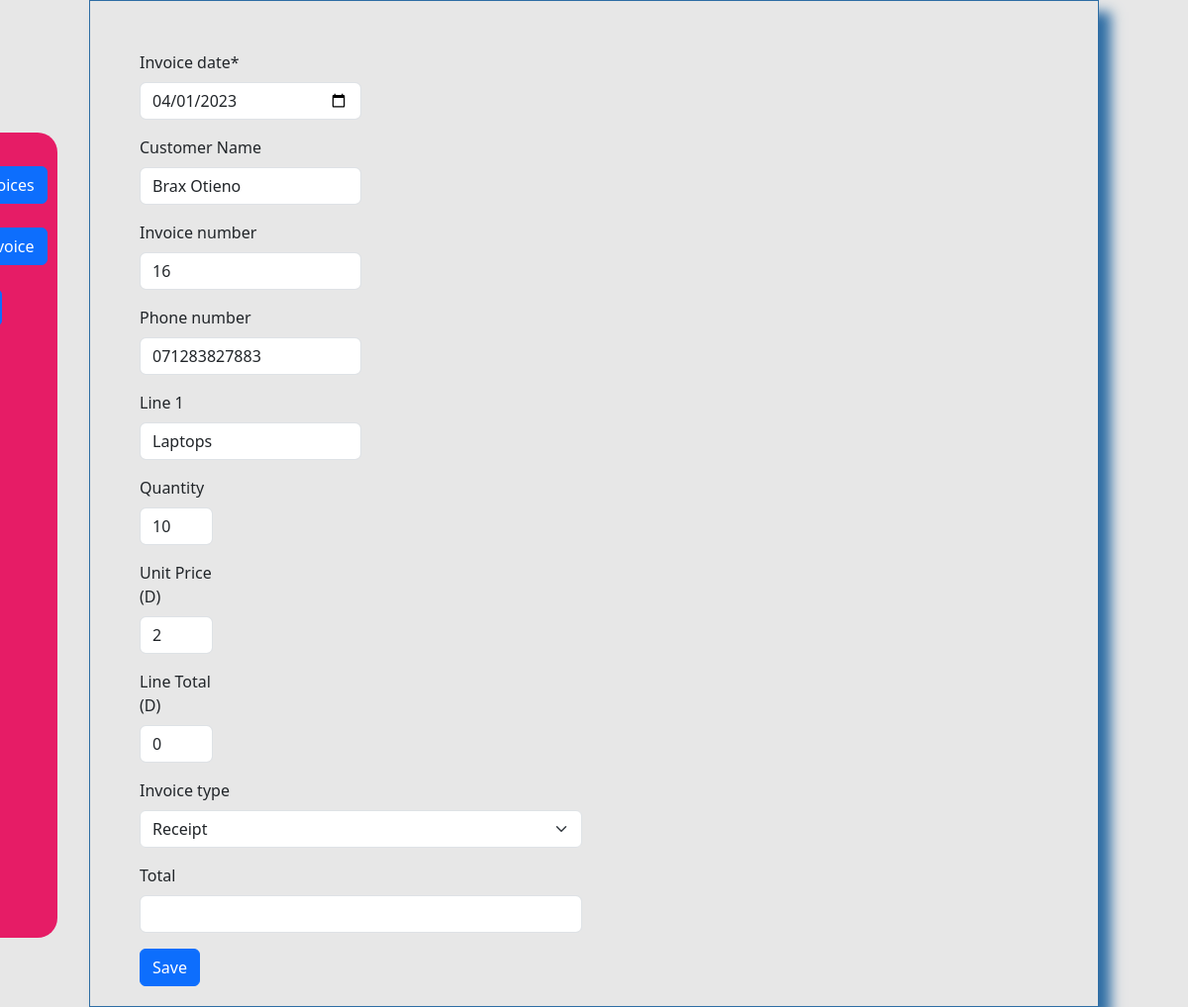
The app's page /update_invoice/2/ with its own data.
### invoicemgmt/models.py (models this page shows, shortened)
class Invoice(models.Model):
    comments = models.TextField(
        max_length=3000, default='', blank=True, null=True)
    invoice_number = models.IntegerField(blank=True, null=True)
    invoice_date = models.DateField(
        auto_now_add=False, auto_now=False, blank=True, null=True)
    name = models.CharField('Customer Name', max_length=120,
                            default='', blank=True, null=True)
    line_one = models.CharField(
        'Line 1', max_length=120, default='', blank=True, null=True)
    line_one_quantity = models.IntegerField(
        'Quantity', default=0, blank=True, null=True)
    line_one_unit_price = models.IntegerField(
        'Unit Price (D)', default=0, blank=True, null=True)
    line_one_total_price = models.IntegerField(
        'Line Total (D)', default=0, blank=True, null=True)
    line_two = models.CharField(
        'Line 2', max_length=120, default='', blank=True, null=True)
    line_two_quantity = models.IntegerField(
        'Quantity', default=0, blank=True, null=True)
    line_two_unit_price = models.IntegerField(
        'Unit Price (D)', default=0, blank=True, null=True)
    line_two_total_price = models.IntegerField(
        'Line Total (D)', default=0, blank=True, null=True)
    line_three = models.CharField(
        'Line 3', max_length=120, default='', blank=True, null=True)
    line_three_quantity = models.IntegerField(
        'Quantity', default=0, blank=True, null=True)
    line_three_unit_price = models.IntegerField(
        'Unit Price (D)', default=0, blank=True, null=True)
    line_three_total_price = models.IntegerField(
        'Line Total (D)', default=0, blank=True, null=True)
    line_four = models.CharField(
        'Line 4', max_length=120, default='', blank=True, null=True)
    line_four_quantity = models.IntegerField(
        'Quantity', default=0, blank=True, null=True)
    line_four_unit_price = models.IntegerField(
        'Unit Price (D)', default=0, blank=True, null=True)
    line_four_total_price = models.IntegerField(
        'Line Total (D)', default=0, blank=True, null=True)
    line_five = models.CharField(
        'Line 5', max_length=120, default='', blank=True, null=True)
    line_five_quantity = models.IntegerField(
        'Quantity', default=0, blank=True, null=True)
    line_five_unit_price = models.IntegerField(
        'Unit Price (D)', default=0, blank=True, null=True)
    line_five_total_price = models.IntegerField(
        'Line Total (D)', default=0, blank=True, null=True)
    phone_number = models.CharField(
        max_length=120, default='', blank=True, null=True)
    total = models.IntegerField(default='0', blank=True, null=True)
    balance = models.IntegerField(default='0', blank=True, null=True)
    timestamp = models.DateTimeField(auto_now_add=True, auto_now=False)
    last_updated = models.DateTimeField(
        auto_now_add=False, auto_now=True, blank=True)
    paid = models.BooleanField(default=False)
    invoice_type_choice = (
        ('Receipt', 'Receipt'),
        ('Proforma Invoice', 'Proforma Invoice'),
        ('Invoice', 'Invoice'),
    )
    invoice_type = models.CharField(
        max_length=50, default='', blank=True, null=True, choices=invoice_type_choice)

### invoicemgmt/views.py (the view)
# urls.py: path('update_invoice/<str:pk>/', views.update_invoice, name="update_invoice"),
def update_invoice(request, pk):
    queryset = Invoice.objects.get(id=pk)
    form = InvoiceUpdateForm(instance=queryset)
    if request.method == 'POST':
        form = InvoiceUpdateForm(request.POST, instance=queryset)
        if form.is_valid():
            form.save()
            return redirect('/list_invoice')
    context = {
        'form': form
    }
    return render(request, 'add_invoice.html', context)

### invoicemgmt/forms.py (shortened to what this page needs)
class InvoiceUpdateForm(forms.ModelForm):
    invoice_date = forms.DateField(
        widget=forms.DateInput(attrs={'type': 'date'}))
    class Meta:
        model = Invoice
        fields = ['name', 'phone_number', 'invoice_date', 'invoice_number',
                  'line_one', 'line_one_quantity', 'line_one_unit_price', 'line_one_total_price',
                  'line_two', 'line_two_quantity', 'line_two_unit_price', 'line_two_total_price',
                  'line_three', 'line_three_quantity', 'line_three_unit_price', 'line_three_total_price',
                  'line_four', 'line_four_quantity', 'line_four_unit_price', 'line_four_total_price',
                  'line_five', 'line_five_quantity', 'line_five_unit_price', 'line_five_total_price',
                  'total', 'paid', 'invoice_type'
                  ]

### templates/add_invoice.html
{% extends 'navbar.html' %} {% load crispy_forms_tags %} {% load widget_tweaks %}  {% block content %}
<div class="myForm">
  <form method='POST' action=''>{% csrf_token %}
      <div class="row">
          <div class='col-sm-6'>
              <div class="form-row">
                <div class="form-group col-md-6">
                  {{ form.invoice_date|as_crispy_field }} {{ form.name|as_crispy_field }}
                </div>
                <div class="form-group col-md-6">
                  {{ form.invoice_number|as_crispy_field }} {{ form.phone_number|as_crispy_field }}
                </div>
              </div>
              <div class="form-row">
                <div class="form-group col-md-6">
                  {{ form.line_one|as_crispy_field }}
                </div>
                <div class="form-group col-md-2">
                  {{ form.line_one_quantity |add_class:'id_line_one_quantity'| as_crispy_field }}
                </div>
                <div class="form-group col-md-2">
                  {{ form.line_one_unit_price|add_class:'id_line_one_unit_price'|as_crispy_field}}
                </div>
                <div class="form-group col-md-2">
                  {{ form.line_one_total_price| add_class:'id_line_one_total_price'|as_crispy_field}}
                </div>
              </div>
              <div class="form-row">
                <div class="form-group col-md-12">
                  {{ form.invoice_type|as_crispy_field }}
                </div>
                <div class="form-group col-md-12">
                  {{ form.total|add_class:'id_total'|as_crispy_field }}
                </div>
              </div>
              <button type="submit" class="btn btn-primary">Save</button>
          </div>
      </div>
  </form>
</div>
</div>
{% endblock %}

### static/css/stylesheet.css (style rules this page uses)
body { background-color: #e7e7e7!important; }
.myForm form { box-shadow: 10px 10px 10px; box-shadow: 12px 12px 12px #2e6da4; border: 1px solid #2e6da4; padding: 50px; padding-bottom: 20px; }

### records on screen
Invoice: invoice_date "04/01/2023", name "Brax Otieno", invoice_number "16", phone_number "071283827883", line_one "Laptops", line_one_quantity "10", line_one_unit_price "2", line_one_total_price "0", invoice_type "Receipt"
